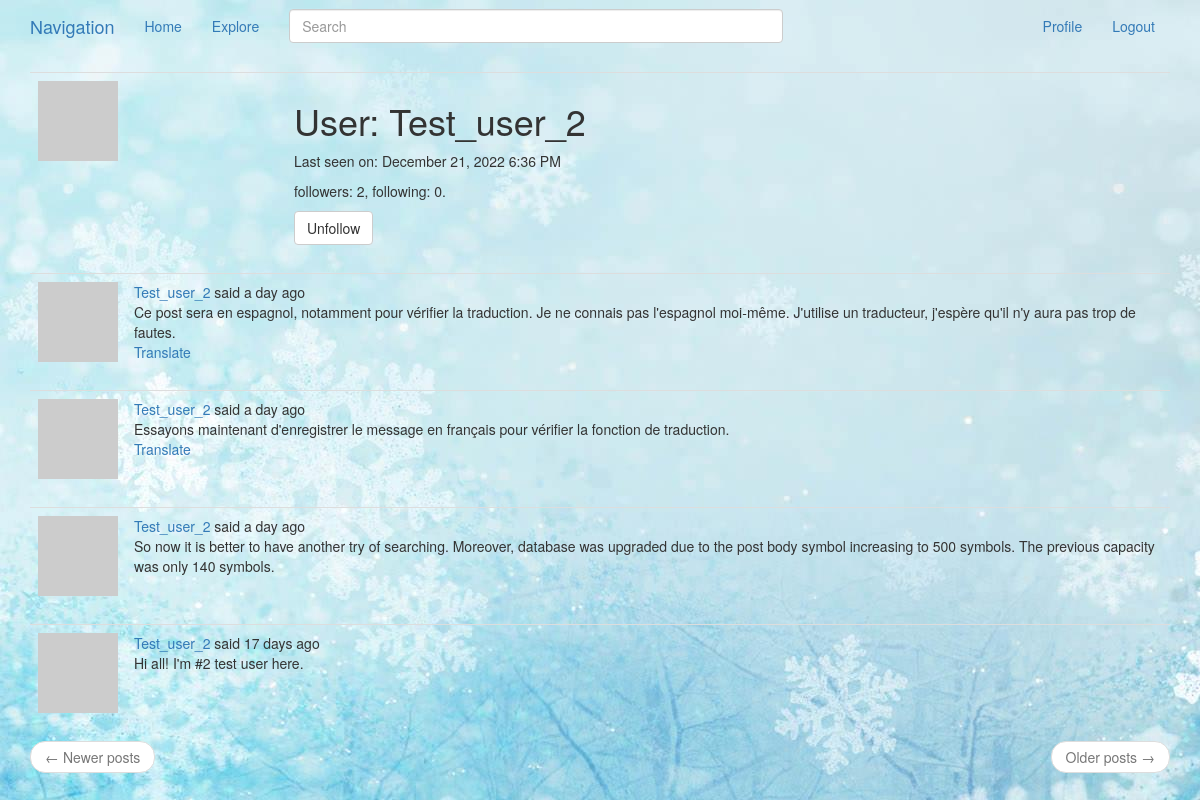
Screenshot of /user/Test_user_2 (signed in) with the database file from the repository.
### app/models.py (models this page shows, shortened)
class User(UserMixin, db.Model):
    id = db.Column(db.Integer, primary_key = True)
    username = db.Column(db.String(64), index = True, unique = True)
    email = db.Column(db.String(120), index = True, unique = True)
    password_hash = db.Column(db.String(128))
    posts = db.relationship('Post', backref = 'author', lazy = 'dynamic')
    about_me = db.Column(db.String(140))
    last_seen = db.Column(db.DateTime, default = datetime.utcnow)
    followed = db.relationship('User',
                               secondary = followers,
                               primaryjoin = (followers.c.follower_id == id),
                               secondaryjoin = (followers.c.followed_id == id),
                               backref = db.backref('followers', lazy = 'dynamic'),
                               lazy = 'dynamic')
    def avatar(self, size):
        digest = md5(self.email.lower().encode('utf-8')).hexdigest()
        return 'https://www.gravatar.com/avatar/{}?d=robohash&s={}'.format(digest, size)
    def is_following(self, user):
        return self.followed.filter(followers.c.followed_id == user.id).count() > 0

class SearchableMixin(object):
    @classmethod
    def before_commit(cls, session):
        session._changes = {
            'add': list(session.new),
            'update': list(session.dirty),
            'delete': list(session.deleted)
        }
    @classmethod
    def after_commit(cls, session):
        for obj in session._changes['add']:
            if isinstance(obj, SearchableMixin):
                add_to_index(obj.__tablename__, obj)
        for obj in session._changes['update']:
            if isinstance(obj, SearchableMixin):
                add_to_index(obj.__tablename__, obj)
        for obj in session._changes['delete']:
            if isinstance(obj, SearchableMixin):
                remove_from_index(obj.__tablename__, obj)
        session._changes = None

class Post(SearchableMixin, db.Model):
    __searchable__ = ['body']
    id = db.Column(db.Integer, primary_key = True)
    body = db.Column(db.String(500))
    timestamp = db.Column(db.DateTime, index = True, default = datetime.utcnow)
    user_id = db.Column(db.Integer, db.ForeignKey('user.id'))
    language = db.Column(db.String(8))

### app/routes.py (the view)
@app.route('/user/<username>')
@login_required
def user(username):
    user = User.query.filter_by(username = username).first_or_404()
    page = request.args.get('page', 1, type = int)
    posts = user.posts.order_by(Post.timestamp.desc())\
        .paginate(page = page, per_page = app.config['POSTS_PER_PAGE'], error_out = False)
    next_page = url_for('user', username = user.username, page = posts.next_num) \
        if posts.has_next else None
    prev_page = url_for('user', username = user.username, page = posts.prev_num) \
        if posts.has_prev else None
    form = EmptyForm()
    return render_template('user.html', user = user, posts = posts.items,
                           next_page = next_page, prev_page = prev_page, form = form)

### app/forms.py
class SearchForm(FlaskForm):
    q = StringField(_babel('Search'), validators = [DataRequired()])
    def __init__(self, *args, **kwargs):
        if 'formdata' not in kwargs:
            kwargs['formdata'] = request.args
        if 'csrf_enabled' not in kwargs:
            kwargs['csrf_enabled'] = False
        super(SearchForm, self).__init__(*args, **kwargs)

class EmptyForm(FlaskForm):
    submit = SubmitField('Submit')

### app/models.py (called while the page is built)
@login.user_loader
def load_user(id):
    return User.query.get(int(id))

### app/routes.py (called while the page is built)
@app.before_request
def before_request():
    if current_user.is_authenticated:
        current_user.last_seen = datetime.utcnow()
        db.session.commit()
        g.search_form = SearchForm()
    g.locale = str(get_locale())

### app/templates/user.html (shortened to what this page needs)
{% extends "_layout.html" %}
{% block app_content %}
    <table class="table table-hover">
        <tr>
            <td width="256px">
                <img src="{{ user.avatar(256) }}">
            </td>
            <td>
                <h1>{{ _('User') }}: {{ user.username }}</h1>
                {% if user.last_seen %}
                <p>{{ _('Last seen on') }}: {{ moment(user.last_seen).format('LLL') }}</p>
                {% endif %}
                <p>
                    {{ _('followers') }}: {{ user.followers.count() }}, {{ _('following') }}: {{ user.followed.count() }}.
                </p>
                {% if user == current_user %}
                <p>
                    <a href="{{ url_for('edit_profile') }}">{{ _('Edit your profile') }}</a>
                </p>
                {% elif not current_user.is_following(user) %}
                <form action="{{ url_for('follow', username = user.username) }}" method="post">
                    {{ form.hidden_tag() }}
                    {{ form.submit(value = _('Follow'), class_ = 'btn btn-default') }}
                </form>
                {% else %}
                <form action="{{ url_for('unfollow', username = user.username) }}" method="post">
                    {{ form.submit(value = _('Unfollow'), class_ = 'btn btn-default') }}
                </form>
                {% endif %}
            </td>
        </tr>
    </table>
    {% for post in posts %}
        {% include '_post.html' %}
    {% endfor %}
    <nav aria-label="...">
        <ul class="pager">
            <li class="previous{% if not prev_url %} disabled{% endif %}">
                <a href="{{ prev_url or '#' }}">
                    <span aria-hidden="true">&larr;</span> {{ _('Newer posts') }}
                </a>
            </li>
            <li class="next{% if not next_url %} disabled{% endif %}">
                <a href="{{ next_url or '#' }}">
                    {{ _('Older posts') }} <span aria-hidden="true">&rarr;</span>
                </a>
            </li>
        </ul>
    </nav>
{% endblock %}

### app/templates/_post.html (shortened to what this page needs)
<table class="table table-hover">
    <tr>
        <td width="70px">
            <a href="{{ url_for('user', username = post.author.username) }}">
                <img src="{{ post.author.avatar(70) }}" />
            </a>
        </td>
        <td>
            {{ _('%(username)s said %(when)s', username = link_of_user, when = moment(post.timestamp).fromNow()) }}
            <br>
            <span id="post{{ post.id }}">
                {{ post.body }}
            </span>
            {% if post.language and post.language != g.locale %}
            <br>
            <span id="translation{{ post.id }}">
                <a href="javascript:translate('#post{{ post.id }}', '#translation{{ post.id }}',
                   '{{ post.language }}', '{{ g.locale }}');">
                    {{ _('Translate') }}
                </a>
            </span>
            {% endif %}
        </td>
    </tr>
</table>

### rows the page displays
User: username "Test_user_2", last_seen "December 21, 2022 6:36 PM"
Post: body "Ce post sera en espagnol, notamment pour vérifier la traduction. Je ne connais pas l'espagnol moi-même. J'utilise un traducteur, j'espère qu'il n'y aura pas trop de fautes."
Post: body "Essayons maintenant d'enregistrer le message en français pour vérifier la fonction de traduction."
Post: body "So now it is better to have another try of searching. Moreover, database was upgraded due to the post body symbol increasing to 500 symbols. The previous capacity was only 140 symbols."
Post: body "Hi all! I'm #2 test user here."

### other values shown
{{ user.followers.count() }} "2"
{{ user.followed.count() }} "0"
